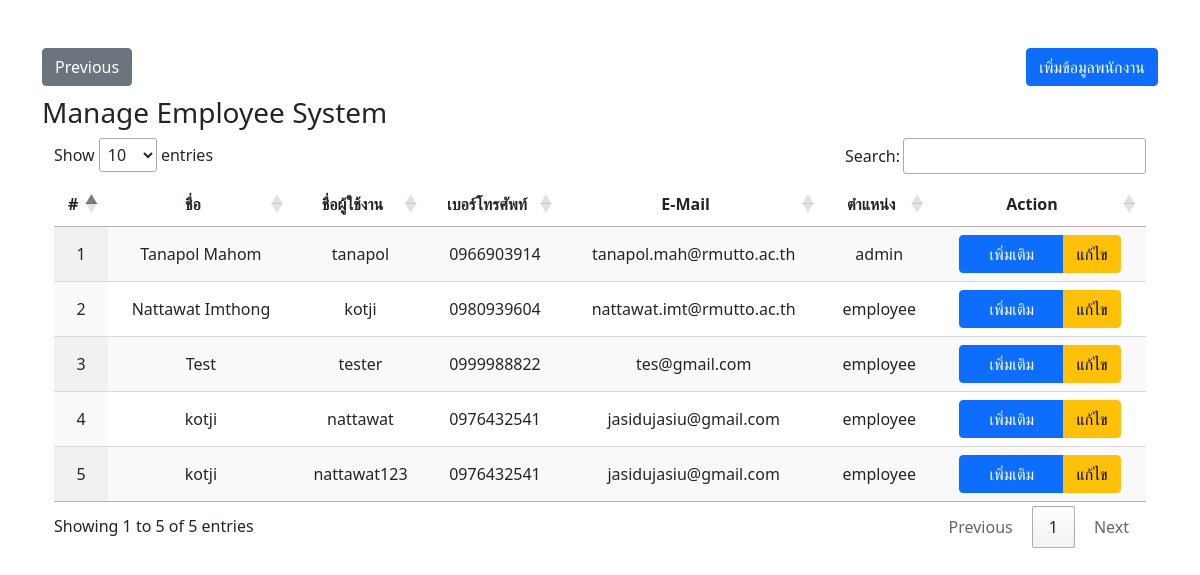
/employee-info.php (signed in), run on the app's committed database.
### tables this page shows
CREATE TABLE `employee` (
  `id_emp` int(11) NOT NULL,
  `username` varchar(24) DEFAULT NULL,
  `password` varchar(24) DEFAULT NULL,
  `name` varchar(50) DEFAULT NULL,
  `tel` varchar(10) DEFAULT NULL,
  `email` varchar(255) DEFAULT NULL,
  `type` varchar(24) NOT NULL,
  `status` varchar(24) NOT NULL,
  `address` text NOT NULL
);

### employee-info.php (the view, shortened to what this page needs)
<?php
    require_once('connect.php');
    $sql = "SELECT * FROM employee";
    $result = mysqli_query($conn, $sql);
?>
<!DOCTYPE html>
<html lang="en">
<head>
  <link rel="stylesheet" href="https://maxcdn.bootstrapcdn.com/bootstrap/4.5.2/css/bootstrap.min.css">
  <link rel="stylesheet" type="text/css" href="https://cdn.datatables.net/1.10.25/css/jquery.dataTables.css">
  <link href="https://cdn.jsdelivr.net/npm/bootstrap@5.1.3/dist/css/bootstrap.min.css" rel="stylesheet">
  <link rel="stylesheet" href="css/crud.css">
</head>
<body>
<div class="container mt-5">
    <a class="btn btn-secondary float-left" href="index-a.php" role="button">Previous</a>
    <a class="btn btn-primary float-right" href="form-create-emp.php" role="button" >เพิ่มข้อมูลพนักงาน</a>
    <br>
    <br>
    <H3>Manage Employee System</H3>
    <div class="container">
    <table id="table_id" class="display">
        <thead>
            <tr>
                <th style="text-align: center;">#</th>
                <th style="text-align: center;">ชื่อ</th>
                <th style="text-align: center;">ชื่อผู้ใช้งาน</th>
                <th style="text-align: center;">เบอร์โทรศัพท์</th>
                <th style="text-align: center;">E-Mail</th>
                <th style="text-align: center;">ตำแหน่ง</th>
                <th style="text-align: center;">Action</th>
            </tr>
        </thead>
        <tbody>
            <?php
                if ($result->num_rows > 0) {
                while($row = $result->fetch_assoc()) { ?>
                <tr>
                    <td style="text-align: center;"><?php echo $row["id_emp"]; ?></td>
                    <td style="text-align: center;"><?php echo $row["name"]; ?></td>
                    <td style="text-align: center;"><?php echo $row["username"]; ?></td>
                    <td style="text-align: center;"><?php echo $row["tel"]; ?></td>
                    <td style="text-align: center;"><?php echo $row['email'] ?> </td>
                    <td style="text-align: center;"><?php echo $row["type"]; ?></td>
                    <td style="text-align: center;">
                        <div class="btn-group">
                            <button class="btn btn-primary"
                                data-bs-toggle="modal"
                                data-bs-target="#my-modal<?php echo $row['id_emp'] ?>"
                                style="width: 105px;"> เพิ่มเติม
                            </button>
                                <a href="admin-update-emp.php?id=<?php echo $row['id_emp'] ?>" class="btn btn-warning">แก้ไข</a>
                        </div>
                    </td>
                </tr>
                <?php
                        }
                    } else {
                        echo "0 results";
                    }
                ?>
        </tbody>
    </table>
    </div>
</div>
</body>
</html>

### data on the page
employee: id_emp "1", name "Tanapol Mahom", username "tanapol", tel "0966903914", email "tanapol.mah@rmutto.ac.th", type "admin"
employee: id_emp "2", name "Nattawat Imthong", username "kotji", tel "0980939604", email "nattawat.imt@rmutto.ac.th", type "employee"
employee: id_emp "3", name "Test", username "tester", tel "0999988822", email "tes@gmail.com", type "employee"
employee: id_emp "4", name "kotji", username "nattawat", tel "0976432541", email "jasidujasiu@gmail.com", type "employee"
employee: id_emp "5", name "kotji", username "nattawat123", tel "0976432541", email "jasidujasiu@gmail.com", type "employee"
